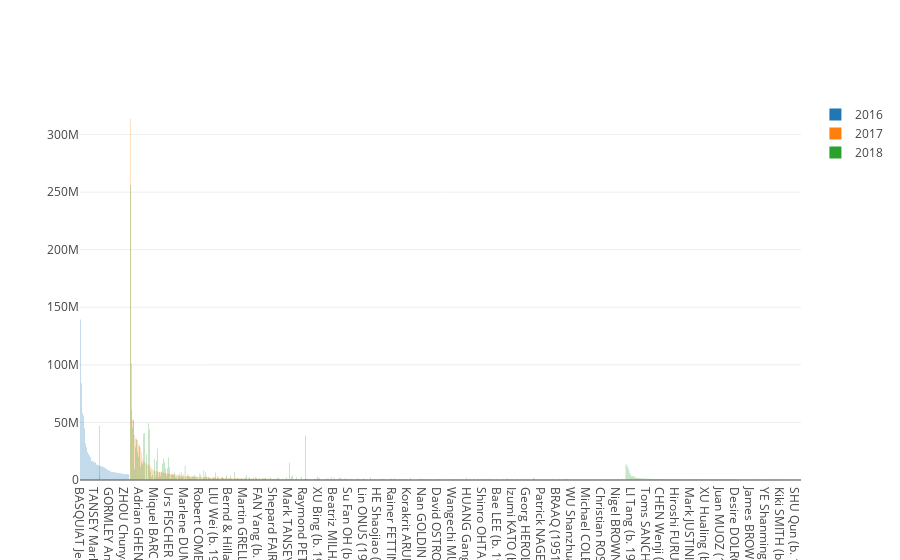

This figure's notebook cell:
### Code cell
# plotly.offline.iplot({
data2016 = go.Bar(
            x=[artist['Artist']  for artist in final_2016],
            y=[artist['Auction turnover'] for artist in final_2016],
            name = '2016'
    )

data2017 = go.Bar(
            x=[artist['Artist']  for artist in final_2017],
            y=[artist['Auction turnover'] for artist in final_2017],
            name = '2017'
    )
data2018 = go.Bar(
            x=[artist['Artist']  for artist in final_2018],
            y=[artist['Auction turnover'] for artist in final_2018],
            name = '2018'
    )
combinedData = go.Data([data2016, data2017, data2018])
plotly.offline.iplot(combinedData)

### Figure 1 — Plotly figure (JSON) as saved in the notebook; plotly's stock layout.template omitted (floating-point values rounded to 4 significant figures; data arrays with more than 128 entries replaced by an {"elided": "..."} marker saying what was removed)
{"data": [{"name": "2016", "type": "bar", "uid": "c440db94-e614-11e8-b3b3-9a0016d06190", "x": ["BASQUIAT Jean-Michel (1960-1988)", "WOOL Christopher (1955)", "KOONS Jeff (1955)", "PRINCE Richard (1949)", "DOIG Peter (1959)", "NARA Yoshitomo (1959)", "STINGEL Rudolf (1956)", "HARING Keith (1958-1990)", "ZENG Fanzhi (1964)", "KIEFER Anselm (1945)", "CATTELAN Maurizio (1960)", "ZHANG Xiaogang (1958)", "BRADFORD Mark (1961)", "HIRST Damien (1965)", "GHENIE Adrian (1977)", "TANSEY Mark (1949)", "KELLEY Mike (1954-2012)", "LIU Wei (1965)", "MURAKAMI Takashi (1962)", "CHEN Yifei (1946-2005)", "KAPOOR Anish (1954)", "CONDO George (1957)", "AI Weiwei (1957)", "LIGON Glenn (1960)", "FÖRG Günther (1952-2013)", "SAVILLE Jenny (1970)", "GUYTON Wade (1972)", "BRADLEY Joe (1975)", "GONZALEZ-TORRES Felix (1957-1996)", "KIPPENBERGER Martin (1953-1997)", "GORMLEY Antony (1950)", "LONGO Robert (1953)", "RAUCH Neo (1960)", "DUMAS Marlene (1953)", "GROTJAHN Mark (1968)", "RUBY Sterling (1972)", "LIU Xiaodong (1963)", "SHI Chong (1963)", "AUERBACH Tauba (1981)", "GOBER Robert (1954)", "SCULLY Sean (1945)", "SHERMAN Cindy (1954)", "CRAGG Tony (1949)", "VENTURA Ronald (1973)", "ZHANG Enli (1965)", "ZHOU Chunya (1955)", "OEHLEN Albert (1954)", "SCHÜTTE Thomas (1954)", "MAO Yan (1968)", "BORREMANS Michaël (1963)"], "y": [139476214, 84024644, 58502501, 55880910, 44659183, 31713367, 28445055, 24259022, 22613003, 21122129, 19838753, 16425698, 16259564, 15800811, 15331356, 15298000, 13248793, 13165912, 12791202, 12294829, 12019008, 11795166, 11684626, 11206839, 10948343, 10315277, 9857717, 9108994, 8691041, 8098789, 7931658, 7112748, 7054068, 6959083, 6840638, 6807210, 6371350, 6150442, 6085090, 5998850, 5787965, 5767866, 5477077, 5374761, 5162420, 5149567, 5097678, 5077412, 4902944, 4847188]}, {"name": "2017", "type": "bar", "uid": "c440dd56-e614-11e8-b3b3-9a0016d06190", "x": {"elided": "500 str values"}, "y": {"elided": "500 int values"}}, {"name": "2018", "type": "bar", "uid": "c440de1e-e614-11e8-b3b3-9a0016d06190", "x": {"elided": "500 str values"}, "y": {"elided": "500 int values"}}], "layout": {}}
